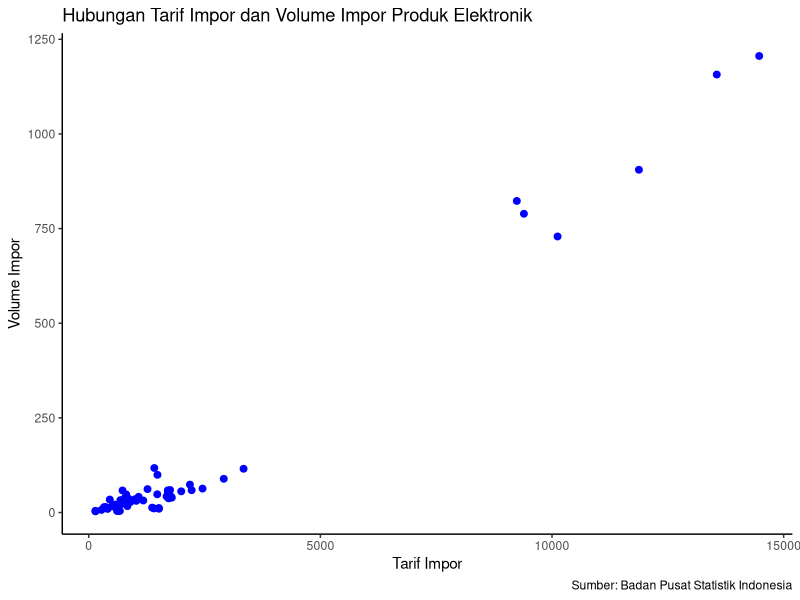

Write the R code that produced this figure.
## ---- chunk 1
#| warning: false
#| echo: true
library(tidyverse)
library(readxl)
## ---- chunk 2
data <- read_excel("Impor Mesin_Perlengkapan Elektrik dan Bagiannya Menurut Negara Asal Utama, 2018-2023.xlsx")

data
## ---- chunk 3
ggplot(data = data, aes(x = `Tarif Impor`, y = `Volume Impor`)) +
  geom_point(color = "blue", size = 2) + # Titik scatter biru
  labs(
    title = "Hubungan Tarif Impor dan Volume Impor Produk Elektronik",
    x = "Tarif Impor",
    y = "Volume Impor",
    caption = "Sumber: Badan Pusat Statistik Indonesia"
  ) + theme_classic()
## ---- chunk 4
# Hitung total Volume Impor dan Tarif Impor per tahun
data_total <- data %>%
  group_by(Tahun) %>%
  summarise(
    Total_Volume_Impor = sum(`Volume Impor`, na.rm = TRUE),
    Total_Tarif_Impor = sum(`Tarif Impor`, na.rm = TRUE)
  )

# Regresi linier sederhana dengan total data
model <- lm(Total_Volume_Impor ~ Total_Tarif_Impor, data = data_total)

# Ringkasan model
summary(model)
